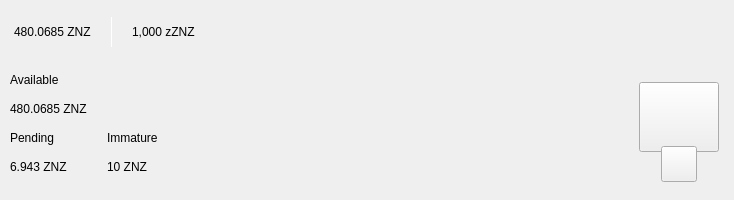
<?xml version="1.0" encoding="UTF-8"?>
<ui version="4.0">
 <class>TopBar</class>
 <widget class="QWidget" name="TopBar">
  <property name="geometry">
   <rect>
    <x>0</x>
    <y>0</y>
    <width>734</width>
    <height>200</height>
   </rect>
  </property>
  <property name="minimumSize">
   <size>
    <width>0</width>
    <height>200</height>
   </size>
  </property>
  <property name="maximumSize">
   <size>
    <width>16777215</width>
    <height>200</height>
   </size>
  </property>
  <property name="windowTitle">
   <string>Form</string>
  </property>
  <layout class="QVBoxLayout" name="verticalLayout_10" stretch="0">
   <property name="spacing">
    <number>0</number>
   </property>
   <property name="leftMargin">
    <number>0</number>
   </property>
   <property name="topMargin">
    <number>0</number>
   </property>
   <property name="rightMargin">
    <number>0</number>
   </property>
   <property name="bottomMargin">
    <number>0</number>
   </property>
   <item>
    <widget class="PFBorderImage" name="containerTop" native="true">
     <layout class="QVBoxLayout" name="verticalLayout_11">
      <property name="spacing">
       <number>0</number>
      </property>
      <property name="leftMargin">
       <number>0</number>
      </property>
      <property name="topMargin">
       <number>0</number>
      </property>
      <property name="rightMargin">
       <number>0</number>
      </property>
      <property name="bottomMargin">
       <number>0</number>
      </property>
      <item>
       <widget class="QWidget" name="top_container_2" native="true">
        <property name="minimumSize">
         <size>
          <width>0</width>
          <height>65</height>
         </size>
        </property>
        <layout class="QHBoxLayout" name="top_container">
         <property name="spacing">
          <number>0</number>
         </property>
         <property name="leftMargin">
          <number>14</number>
         </property>
         <property name="topMargin">
          <number>0</number>
         </property>
         <property name="rightMargin">
          <number>14</number>
         </property>
         <property name="bottomMargin">
          <number>0</number>
         </property>
         <item alignment="Qt::AlignVCenter">
          <widget class="QWidget" name="widgetTopAmount" native="true">
           <property name="sizePolicy">
            <sizepolicy hsizetype="Preferred" vsizetype="Maximum">
             <horstretch>0</horstretch>
             <verstretch>0</verstretch>
            </sizepolicy>
           </property>
           <layout class="QHBoxLayout" name="horizontalLayout_5">
            <property name="spacing">
             <number>0</number>
            </property>
            <property name="leftMargin">
             <number>0</number>
            </property>
            <property name="topMargin">
             <number>0</number>
            </property>
            <property name="rightMargin">
             <number>0</number>
            </property>
            <property name="bottomMargin">
             <number>0</number>
            </property>
            <item alignment="Qt::AlignTop">
             <widget class="QLabel" name="labelAmountTopPiv">
              <property name="minimumSize">
               <size>
                <width>0</width>
                <height>36</height>
               </size>
              </property>
              <property name="styleSheet">
               <string notr="true">padding:0px;margin:0px;</string>
              </property>
              <property name="text">
               <string>480.0685 ZNZ</string>
              </property>
             </widget>
            </item>
            <item>
             <spacer name="horizontalSpacer_11">
              <property name="orientation">
               <enum>Qt::Horizontal</enum>
              </property>
              <property name="sizeType">
               <enum>QSizePolicy::Fixed</enum>
              </property>
              <property name="sizeHint" stdset="0">
               <size>
                <width>20</width>
                <height>20</height>
               </size>
              </property>
             </spacer>
            </item>
            <item alignment="Qt::AlignVCenter">
             <widget class="QLabel" name="typeSpacerTop">
              <property name="minimumSize">
               <size>
                <width>1</width>
                <height>30</height>
               </size>
              </property>
              <property name="maximumSize">
               <size>
                <width>1</width>
                <height>30</height>
               </size>
              </property>
              <property name="styleSheet">
               <string notr="true">background-color:white;
padding:0px;
border:none;</string>
              </property>
              <property name="text">
               <string/>
              </property>
             </widget>
            </item>
            <item>
             <spacer name="horizontalSpacer_12">
              <property name="orientation">
               <enum>Qt::Horizontal</enum>
              </property>
              <property name="sizeType">
               <enum>QSizePolicy::Fixed</enum>
              </property>
              <property name="sizeHint" stdset="0">
               <size>
                <width>20</width>
                <height>20</height>
               </size>
              </property>
             </spacer>
            </item>
            <item alignment="Qt::AlignTop">
             <widget class="QLabel" name="labelAmountTopzPiv">
              <property name="minimumSize">
               <size>
                <width>0</width>
                <height>36</height>
               </size>
              </property>
              <property name="text">
               <string>1,000 zZNZ</string>
              </property>
             </widget>
            </item>
           </layout>
          </widget>
         </item>
         <item>
          <spacer name="horizontalSpacer">
           <property name="orientation">
            <enum>Qt::Horizontal</enum>
           </property>
           <property name="sizeHint" stdset="0">
            <size>
             <width>40</width>
             <height>20</height>
            </size>
           </property>
          </spacer>
         </item>
         <item>
          <layout class="QHBoxLayout" name="horizontalLayout_4">
           <property name="spacing">
            <number>12</number>
           </property>
           <property name="rightMargin">
            <number>0</number>
           </property>
           <item alignment="Qt::AlignRight">
            <widget class="QWidget" name="layoutSync" native="true">
             <property name="minimumSize">
              <size>
               <width>0</width>
               <height>36</height>
              </size>
             </property>
             <property name="maximumSize">
              <size>
               <width>16777215</width>
               <height>36</height>
              </size>
             </property>
             <layout class="QVBoxLayout" name="verticalLayout_9">
              <property name="leftMargin">
               <number>0</number>
              </property>
              <property name="topMargin">
               <number>0</number>
              </property>
              <property name="rightMargin">
               <number>0</number>
              </property>
              <property name="bottomMargin">
               <number>0</number>
              </property>
              <item>
               <widget class="ExpandableButton" name="pushButtonSync" native="true">
                <property name="minimumSize">
                 <size>
                  <width>36</width>
                  <height>36</height>
                 </size>
                </property>
                <property name="maximumSize">
                 <size>
                  <width>16777215</width>
                  <height>36</height>
                 </size>
                </property>
               </widget>
              </item>
             </layout>
            </widget>
           </item>
           <item>
            <widget class="ExpandableButton" name="pushButtonStack" native="true">
             <property name="minimumSize">
              <size>
               <width>36</width>
               <height>36</height>
              </size>
             </property>
            </widget>
           </item>
           <item>
            <widget class="ExpandableButton" name="pushButtonColdStaking" native="true">
             <property name="minimumSize">
              <size>
               <width>36</width>
               <height>36</height>
              </size>
             </property>
            </widget>
           </item>
           <item>
            <widget class="ExpandableButton" name="pushButtonConnection" native="true">
             <property name="minimumSize">
              <size>
               <width>36</width>
               <height>36</height>
              </size>
             </property>
            </widget>
           </item>
           <item>
            <widget class="ExpandableButton" name="pushButtonTor" native="true">
             <property name="minimumSize">
              <size>
               <width>36</width>
               <height>36</height>
              </size>
             </property>
            </widget>
           </item>
           <item>
            <widget class="ExpandableButton" name="pushButtonHDEnabled" native="true">
             <property name="minimumSize">
              <size>
               <width>36</width>
               <height>36</height>
              </size>
             </property>
            </widget>
           </item>
           <item>
            <widget class="ExpandableButton" name="pushButtonLock" native="true">
             <property name="sizePolicy">
              <sizepolicy hsizetype="Expanding" vsizetype="Expanding">
               <horstretch>0</horstretch>
               <verstretch>0</verstretch>
              </sizepolicy>
             </property>
             <property name="minimumSize">
              <size>
               <width>36</width>
               <height>0</height>
              </size>
             </property>
            </widget>
           </item>
           <item>
            <widget class="ExpandableButton" name="pushButtonTheme" native="true">
             <property name="minimumSize">
              <size>
               <width>36</width>
               <height>36</height>
              </size>
             </property>
             <property name="maximumSize">
              <size>
               <width>16777215</width>
               <height>36</height>
              </size>
             </property>
            </widget>
           </item>
           <item>
            <widget class="ExpandableButton" name="pushButtonFAQ" native="true">
             <property name="minimumSize">
              <size>
               <width>36</width>
               <height>36</height>
              </size>
             </property>
            </widget>
           </item>
          </layout>
         </item>
        </layout>
       </widget>
      </item>
      <item>
       <widget class="QWidget" name="bottom_container" native="true">
        <property name="minimumSize">
         <size>
          <width>0</width>
          <height>135</height>
         </size>
        </property>
        <layout class="QHBoxLayout" name="botton_container">
         <property name="leftMargin">
          <number>10</number>
         </property>
         <property name="topMargin">
          <number>0</number>
         </property>
         <property name="rightMargin">
          <number>10</number>
         </property>
         <property name="bottomMargin">
          <number>10</number>
         </property>
         <item>
          <layout class="QHBoxLayout" name="horizontalLayout_3">
           <property name="bottomMargin">
            <number>9</number>
           </property>
           <item>
            <layout class="QVBoxLayout" name="verticalLayout_7">
             <property name="spacing">
              <number>0</number>
             </property>
             <property name="leftMargin">
              <number>0</number>
             </property>
             <property name="rightMargin">
              <number>30</number>
             </property>
             <item>
              <layout class="QVBoxLayout" name="verticalLayout_2">
               <item>
                <widget class="QLabel" name="labelTitle1">
                 <property name="text">
                  <string>Available</string>
                 </property>
                </widget>
               </item>
               <item>
                <widget class="QLabel" name="labelAmountPiv">
                 <property name="text">
                  <string>480.0685 ZNZ</string>
                 </property>
                </widget>
               </item>
              </layout>
             </item>
             <item>
              <layout class="QHBoxLayout" name="horizontalLayout_2">
               <property name="spacing">
                <number>0</number>
               </property>
               <item>
                <layout class="QVBoxLayout" name="verticalLayout_3">
                 <item>
                  <widget class="QLabel" name="labelTitle3">
                   <property name="text">
                    <string>Pending</string>
                   </property>
                  </widget>
                 </item>
                 <item>
                  <widget class="QLabel" name="labelPendingPiv">
                   <property name="text">
                    <string>6.943 ZNZ</string>
                   </property>
                  </widget>
                 </item>
                </layout>
               </item>
               <item>
                <spacer name="horizontalSpacer_3">
                 <property name="orientation">
                  <enum>Qt::Horizontal</enum>
                 </property>
                 <property name="sizeType">
                  <enum>QSizePolicy::Fixed</enum>
                 </property>
                 <property name="sizeHint" stdset="0">
                  <size>
                   <width>40</width>
                   <height>20</height>
                  </size>
                 </property>
                </spacer>
               </item>
               <item>
                <layout class="QVBoxLayout" name="verticalLayout_4">
                 <item>
                  <widget class="QLabel" name="labelTitle4">
                   <property name="text">
                    <string>Immature</string>
                   </property>
                  </widget>
                 </item>
                 <item>
                  <widget class="QLabel" name="labelImmaturePiv">
                   <property name="text">
                    <string>10 ZNZ</string>
                   </property>
                  </widget>
                 </item>
                </layout>
               </item>
              </layout>
             </item>
            </layout>
           </item>
          </layout>
         </item>
         <item>
          <spacer name="horizontalSpacer_2">
           <property name="orientation">
            <enum>Qt::Horizontal</enum>
           </property>
           <property name="sizeHint" stdset="0">
            <size>
             <width>40</width>
             <height>20</height>
            </size>
           </property>
          </spacer>
         </item>
         <item alignment="Qt::AlignHCenter|Qt::AlignVCenter">
          <widget class="QWidget" name="qrContainer" native="true">
           <property name="sizePolicy">
            <sizepolicy hsizetype="Preferred" vsizetype="Minimum">
             <horstretch>0</horstretch>
             <verstretch>0</verstretch>
            </sizepolicy>
           </property>
           <property name="minimumSize">
            <size>
             <width>90</width>
             <height>110</height>
            </size>
           </property>
           <property name="maximumSize">
            <size>
             <width>90</width>
             <height>110</height>
            </size>
           </property>
           <layout class="QVBoxLayout" name="containerQR">
            <property name="spacing">
             <number>0</number>
            </property>
            <property name="leftMargin">
             <number>5</number>
            </property>
            <property name="topMargin">
             <number>10</number>
            </property>
            <property name="rightMargin">
             <number>5</number>
            </property>
            <property name="bottomMargin">
             <number>0</number>
            </property>
            <item>
             <widget class="QPushButton" name="btnQr">
              <property name="minimumSize">
               <size>
                <width>70</width>
                <height>70</height>
               </size>
              </property>
              <property name="maximumSize">
               <size>
                <width>16777215</width>
                <height>70</height>
               </size>
              </property>
              <property name="focusPolicy">
               <enum>Qt::NoFocus</enum>
              </property>
              <property name="text">
               <string/>
              </property>
              <property name="iconSize">
               <size>
                <width>70</width>
                <height>70</height>
               </size>
              </property>
             </widget>
            </item>
            <item>
             <spacer name="verticalSpacer">
              <property name="orientation">
               <enum>Qt::Vertical</enum>
              </property>
              <property name="sizeType">
               <enum>QSizePolicy::Fixed</enum>
              </property>
              <property name="sizeHint" stdset="0">
               <size>
                <width>20</width>
                <height>20</height>
               </size>
              </property>
             </spacer>
            </item>
            <item alignment="Qt::AlignHCenter|Qt::AlignBottom">
             <widget class="QPushButton" name="pushButtonQR">
              <property name="minimumSize">
               <size>
                <width>36</width>
                <height>36</height>
               </size>
              </property>
              <property name="maximumSize">
               <size>
                <width>36</width>
                <height>36</height>
               </size>
              </property>
              <property name="focusPolicy">
               <enum>Qt::NoFocus</enum>
              </property>
              <property name="text">
               <string/>
              </property>
             </widget>
            </item>
           </layout>
          </widget>
         </item>
        </layout>
       </widget>
      </item>
     </layout>
    </widget>
   </item>
  </layout>
 </widget>
 <customwidgets>
  <customwidget>
   <class>ExpandableButton</class>
   <extends>QWidget</extends>
   <header>qt/pivx/expandablebutton.h</header>
   <container>1</container>
  </customwidget>
  <customwidget>
   <class>PFBorderImage</class>
   <extends>QFrame</extends>
   <header>qt/pivx/pfborderimage.h</header>
   <container>1</container>
  </customwidget>
 </customwidgets>
 <resources/>
 <connections/>
</ui>
